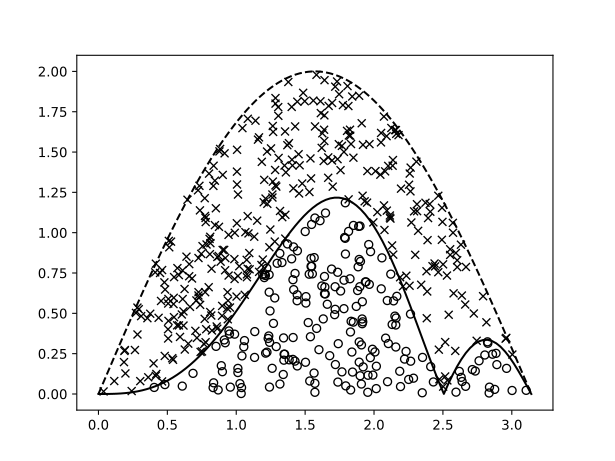

Generate this figure with Python:
import random
import matplotlib.pylab as plt
import math
import numpy as np


def g(x):
	return math.sin(x)


def gsample():
	# x = Finver(y), where F = int(sin(x)/2, x, 0, x)
	y = random.uniform(0, 1)
	return math.pi - math.acos(2 * y - 1)


def f(x):
	return math.fabs(math.sin(x * x / 2)) * x * (math.pi - x) / 2


random.seed(123)
M = 2
S = []
Ay = []
Rx = []
Ry = []
T = 200
for i in range(T):
	while True:
		x = gsample()
		u = random.uniform(0, 1)
		y = M * g(x) * u
		if y <= f(x):
			Ay.append(y)
			break
		else:
			Rx.append(x)
			Ry.append(y)
	S.append(x)

X = np.linspace(0, math.pi, 100)
pp = [f(x) for x in X]
plt.figure()
plt.hist(S, bins=20, density=True, fill=False, color='k')
plt.plot(X, pp, '-k', label="f(x)")
plt.legend()
plt.savefig("hist.svg")

gq = [M * g(x) for x in X]
plt.figure()
plt.plot(X, gq, '--k', label="g(x)")
plt.plot(X, pp, '-k', label="f(x)")
plt.plot(Rx, Ry, 'xk', label="rejected")
plt.plot(S, Ay, 'ok', fillstyle='none', label="accepted")
plt.legend()
plt.savefig("reject.svg")
